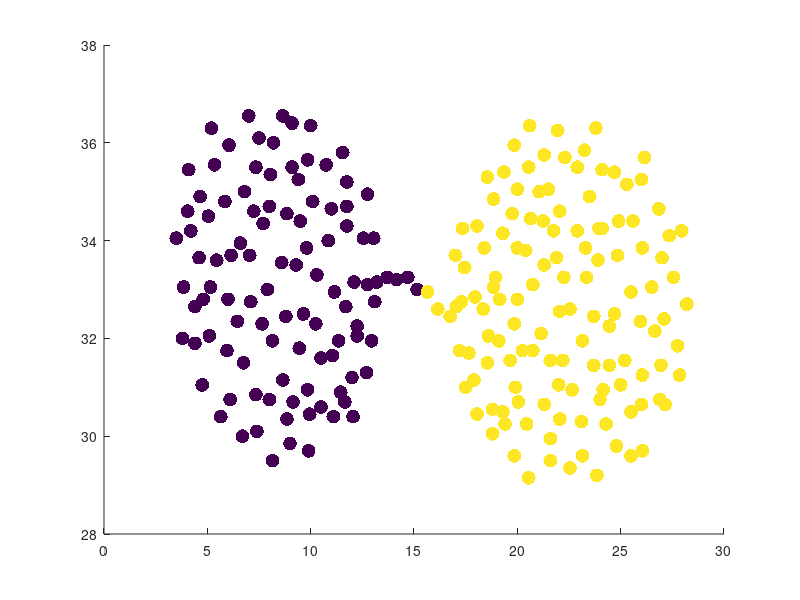

The MATLAB source for this figure: (Note: this script raises an error after producing the figure.)
data=importdata('Bridge.txt');
 x=data(:,1:2);
 out=data(:,3);

 n=length(x);
p=size(x,2);
Z=x;
m=n;
mf=ones(n,p,n);
prevmf1=ones(n,p,n);
dis=zeros(n,p,m);
disbar=zeros(n,m);
devbar=zeros(n,m);
dev=zeros(n,p,m);
beta1=1;
beta2=2;
prevdisbar=zeros(n,m);
comparison2=1;
s=zeros(n,m);

%initializing prevmf
for i=1:n
        prevmf1(i,:,i)= 0;
  
end

mf=prevmf1;
prevmf2=prevmf1;
%initializing dis and disbar
for J=1:n
    dis(:,:,J)=abs(x-Z(J,:));
end
        disbar=squeeze(sum(dis,2)/p);


%iterations
for it=1:50
    
sum2=sum((dis.*mf),2);
sum3=sum(mf,2);
disbar=sum2./sum3;


%Dev and devbar
B=repmat(disbar,1,p,1);
dev=abs(dis-B);
devbar=(sum(dev,2))/p;

P=repmat(devbar,1,p,1);

%membershipfunction1
prevmf1=exp(1).^(-(dev.^beta1)./(P.^beta1));
prevmf1(isnan(prevmf1))=0;
             
           

%membershipfunction2
prevmf2=exp(1).^(-(dev.^beta2)./(P.^beta2));
prevmf2(isnan(prevmf2))=0;


mf=(prevmf1+prevmf2)/2;
% comparison2=0;
% 
% G=abs(prevdisbar-disbar);

% if sum(G(:)>0.01)~=0
%     comparison2 =1;
% end

prevdisbar=disbar;


end

    

%Similarity matrix
s=-squeeze(disbar);

for i=1:n
    s(i,i)=0;
end

%calculating max and min of similarity matrix

mins=min(min(s));
maxs=s(1,2);
for i=1:n
    for k=1:m
        if(i~=k && s(i,k)>=maxs)
            maxs=s(i,k);
        end
    end
end

            
%preference values
%
% I=(mean(mean(s))*eye(n))/4;
% s=s+I;
 for i=1:n
   s(i,i)= (mins - 10*(maxs-mins));
end

S=s;

% Initialize messages
N=size(S,1); 
A=zeros(N,N); 
R=zeros(N,N); 
S=(S+(eps*randn(N,N))*(max(S(:))-min(S(:)))); % Remove degeneracies
lam=0.9; % Set damping factor
for i=1:100
    % Compute responsibilities
    Rold=R;
    AS=A+S; 
    [Y,I]=max(AS,[],2);
    for i=1:N 
      AS(i,I(i))=-realmax; 
    end
    [Y2,I2]=max(AS,[],2);
    R=S-repmat(Y,[1,N]);
    for i=1:N 
      R(i,I(i))=S(i,I(i))-Y2(i);
    end
    R=(1-lam)*R+lam*Rold; % Dampen responsibilities

    % Compute availabilities
    Aold=A;
    Rp=max(R,0); 
    for k=1:N 
      Rp(k,k)=R(k,k); 
    end
    A=repmat(sum(Rp,1),[N,1])-Rp;
    dA=diag(A); 
    A=min(A,0); 
    for k=1:N 
      A(k,k)=dA(k);
    end
    A=(1-lam)*A+lam*Aold; % Dampen availabilities
end
E=R+A; % Pseudomarginals
I=find(diag(E)>0); 
K=length(I); % Indices of exemplars
[tmp,c]=max(S(:,I),[],2); 
idx=I(c); % Assignments
% disp(idx)

uidx=unique(idx);
for i=1:length(uidx)
    idx(uidx(i))=uidx(i);
end


disp([uidx,histc(idx,unique(idx))]);
acc=zeros(7);
y=zeros(1,n);
ybar=zeros(1,n);

% for i=1:n
%     if (idx(i)>=1 && idx(i)<=45)
%         ybar(i)=1;
%     elseif (idx(i)>=46 && idx(i)<=215)
%         ybar(i)=2;
%     elseif (idx(i)>=216 && idx(i)<=317)
%         ybar(i)=3;
%     elseif (idx(i)>=318 && idx(i)<=590)
%         ybar(i)=4;
%     elseif (idx(i)>=591 && idx(i)<=624)
%         ybar(i)=5;
%     elseif (idx(i)>=625 && idx(i)<=754)
%         ybar(i)=6;
%     elseif (idx(i)>=755 && idx(i)<=788)
%         ybar(i)=7;
%     end
% end
% for i=1:n
%     acc(out(i),ybar(i))= acc(out(i),ybar(i))+1;
% end
% 
% disp(acc);

color=(idx+44)/(sum(uidx));
%color=[color color color]+[rand() rand() rand()]
hold on
scatter(x(:,1),x(:,2),100,color,'filled');
for i=1:length(uidx)
scatter(x(uidx,1),x(uidx,2),400,'X')
end
hold off
%set(gca,'Color','k');